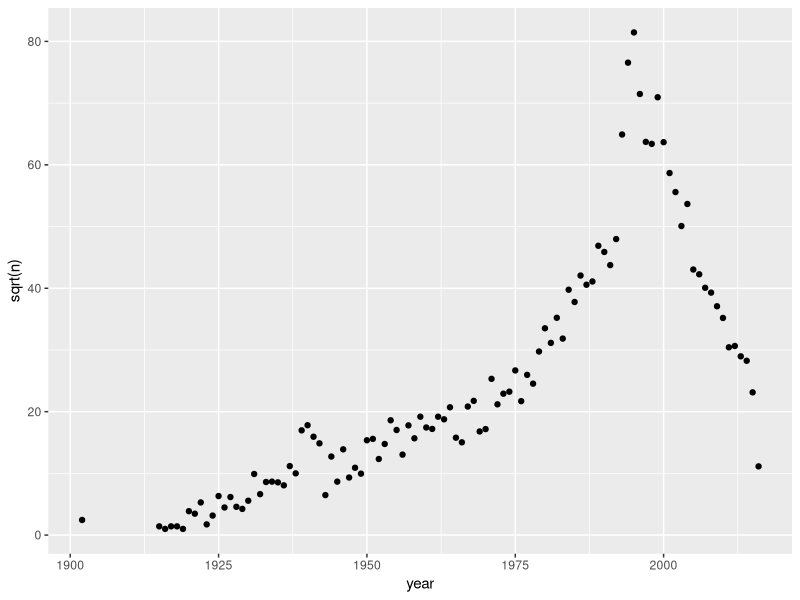
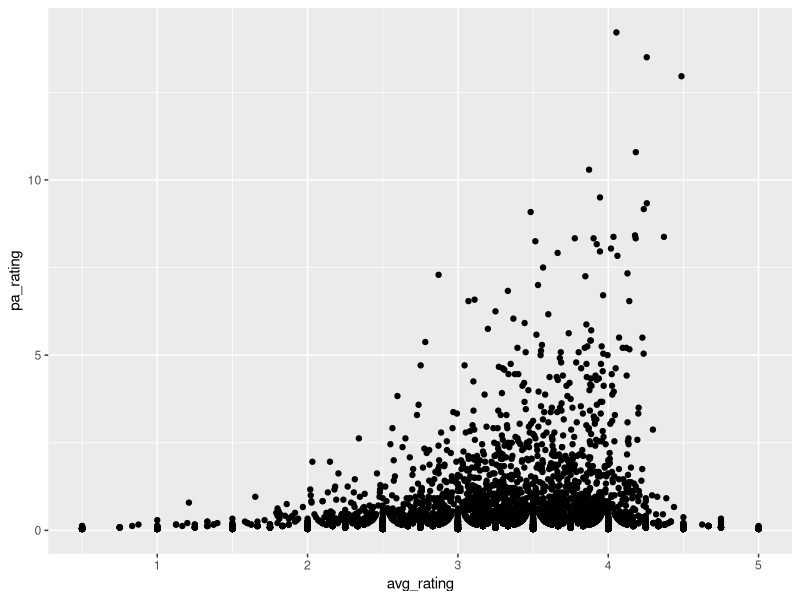
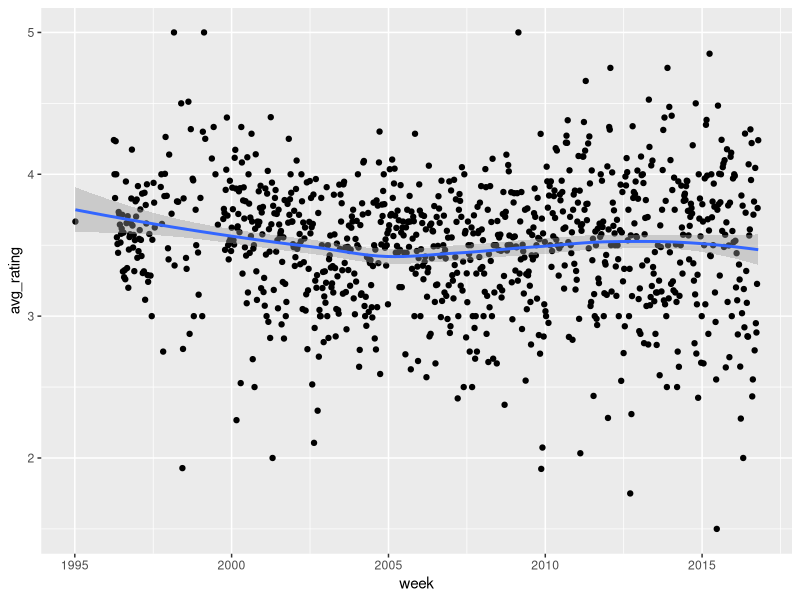
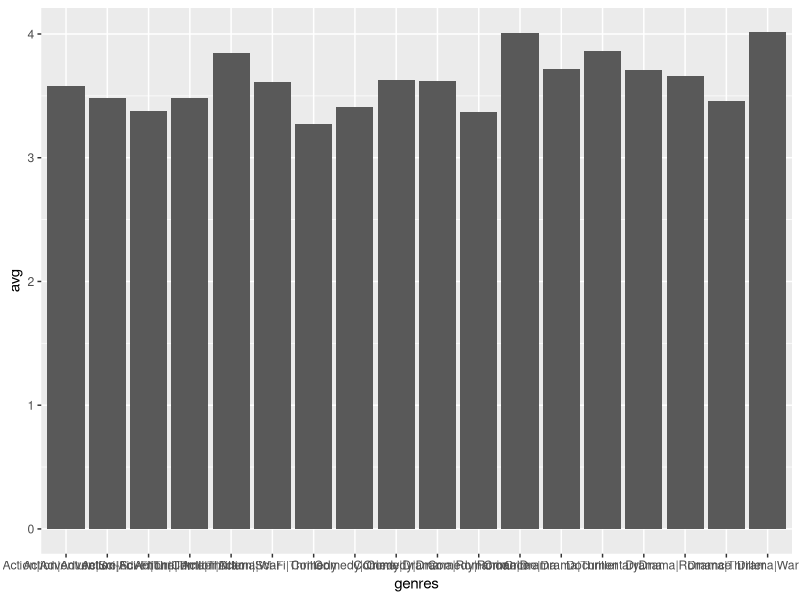

Write the R code that produced these figures, in order.
rm(list = ls())

library(dplyr)
library(dslabs)
data("movielens")

#Question 1______________________________________

head(movielens)

p <- movielens %>% count(year)

library(ggplot2)
p %>% ggplot(aes(x=year, y=sqrt(n))) + geom_point()

p[which(p$n == max(p$n)), ]

#Question 2______________________________________

shawshank <- movielens %>% 
  filter(title == grep('Shawshank Redemption', title, ignore.case = TRUE, value= TRUE))
mean(shawshank$rating)

forrest <- movielens %>% 
  filter(title == grep('Forrest Gump', title, ignore.case = TRUE, value= TRUE))
forrest_ratings <- forrest %>% count(year)
forrest_ratings

forrest_ratings$n/(length(unique(movielens$year[movielens$year >= 1994]))) 

#Question 3______________________________________

post_1993_movies_avg_rating <- movielens %>% 
  filter(year > 1993) %>% 
  group_by(movieId) %>%
  summarize(avg_rating = mean(rating))

post_1993_movies_pa_rating <- movielens %>% 
  filter(year > 1993) %>% 
  group_by(movieId) %>%
  count(year) %>%
  summarize(pa_rating = n/(length(unique(movielens$year[movielens$year >= 1994]))))
  
post_1993_movies <- merge(post_1993_movies_avg_rating, post_1993_movies_pa_rating)

post_1993_movies %>%
  ggplot(aes(avg_rating, pa_rating)) +
  geom_point()

#Question 5______________________________________

library(lubridate)

movielens <- mutate(movielens, date = as_datetime(timestamp))

#Question 6______________________________________

movielens %>% 
  mutate(week = round_date(date, unit = c("week"))) %>% 
  group_by(week) %>%
  summarize(avg_rating = mean(rating)) %>%
  ggplot(aes(week, avg_rating)) +
  geom_point() +
  geom_smooth()

#Question 8______________________________________

genre_data <- movielens %>% 
  group_by(genres) %>%
  summarize(n = n(), avg = mean(rating), sd = sd(rating)) %>%
  filter(n >= 1000) 

genre_data %>%
  ggplot(aes(x = genres, y = avg)) +
  geom_bar(stat="identity")

genre_data[which(genre_data$avg == min(genre_data$avg)), ]
